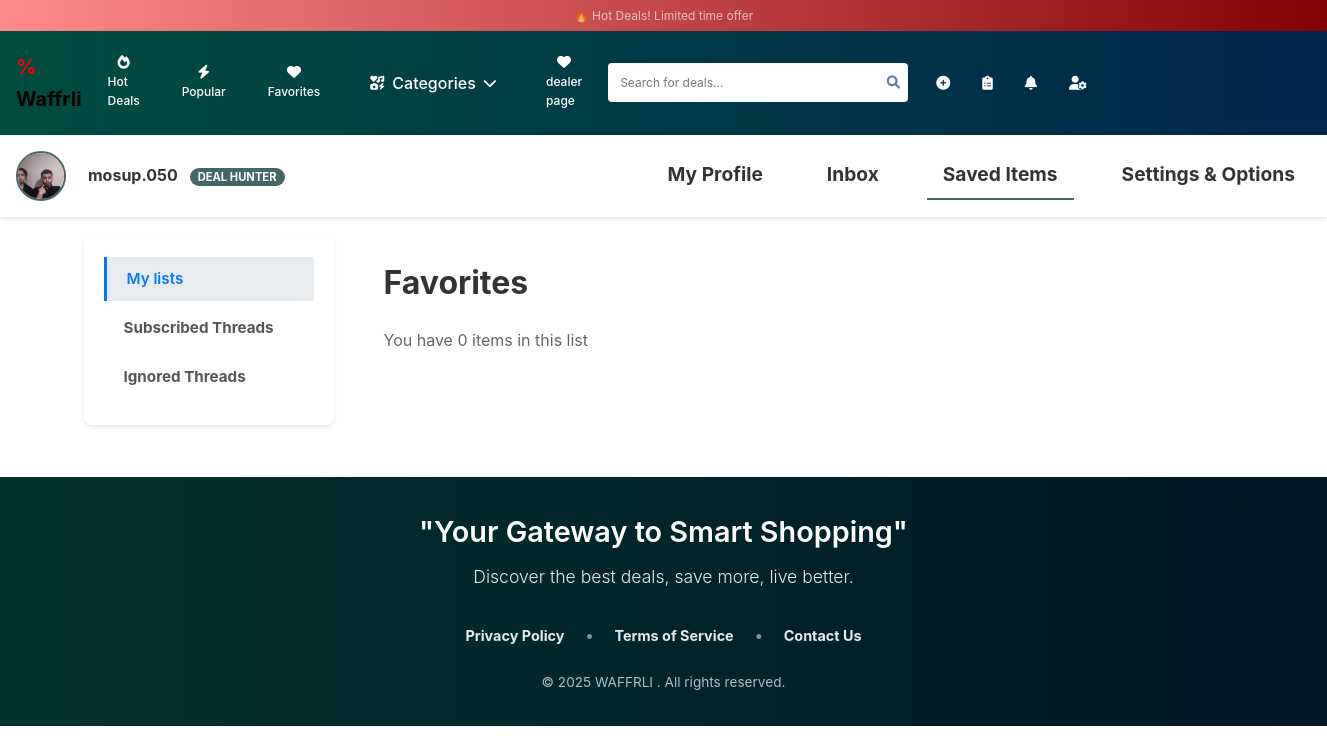
The app's page /saved-items/ (signed in), older data.
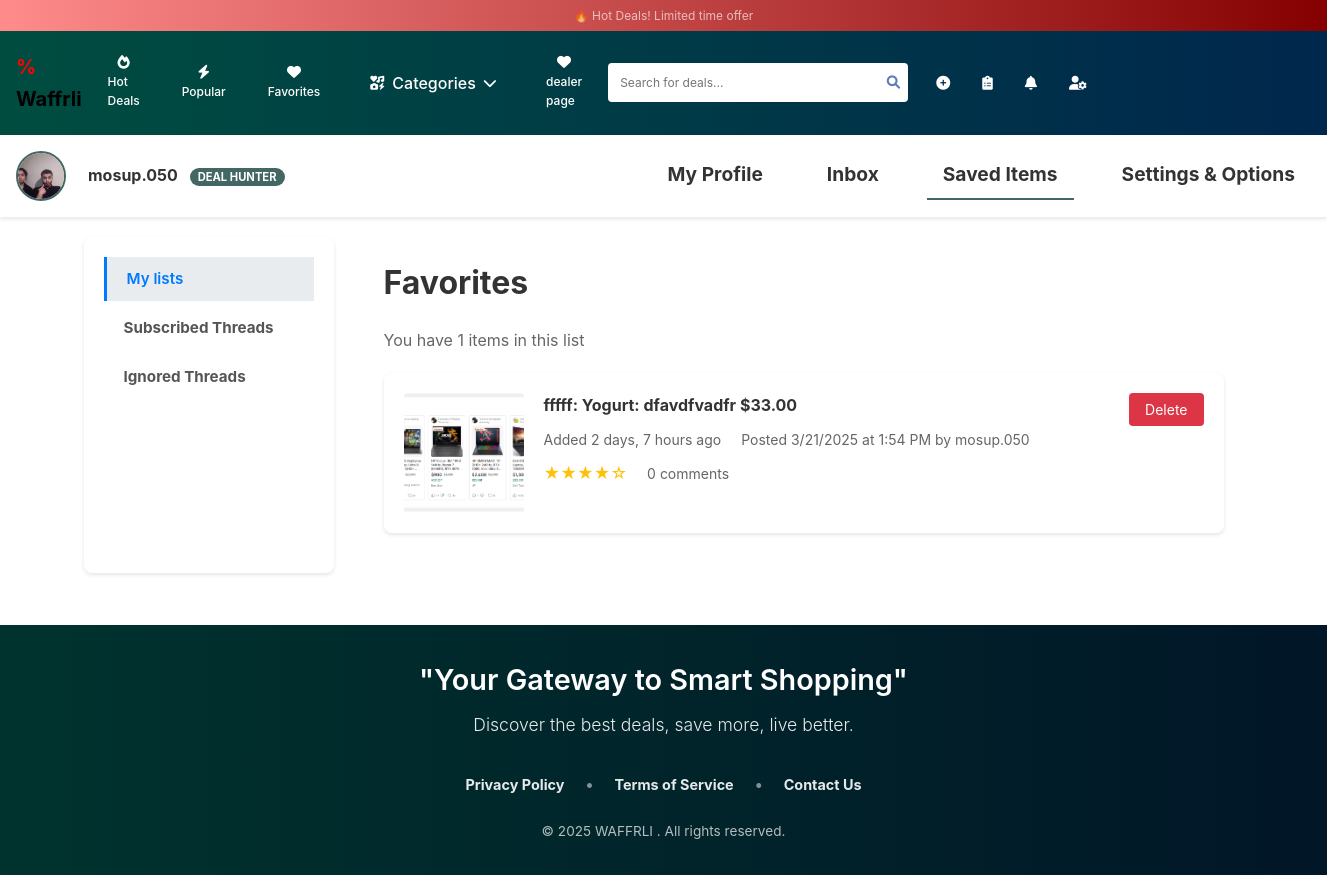
The same page, newer data.
### waffrli/models.py (models this page shows, shortened)
class Product(models.Model):
    user = models.ForeignKey(User, on_delete=models.CASCADE, null=True, blank=True)
    Name = models.CharField(max_length=255)
    Dealurl = models.URLField(unique=True)
    sale_price = models.DecimalField(max_digits=10, decimal_places=2, null=True, blank=True)
    Price = models.DecimalField(max_digits=10, decimal_places=2)
    Description = models.TextField()
    store = models.CharField(max_length=55)
    brand = models.CharField(max_length=55)
    category = models.ForeignKey('Category', on_delete=models.CASCADE)
    city = models.CharField(max_length=255)
    image = models.ImageField(upload_to='uploads/product/', null=True, blank=True)
    customer_pic_id = models.ForeignKey('Customer', on_delete=models.SET_NULL, null=True, blank=True, default=None)
    likes = models.ManyToManyField(User, related_name="Product_like", blank=True)
    views = models.IntegerField(default=0)
    create_at = models.DateTimeField(default=timezone.now)

### waffrli/views.py (the view)
# urls.py: path('saved-items/', saved_items, name='saved_items'),
@login_required
def saved_items(request):
    try:
        customer = Customer.objects.get(user=request.user)
        saved_products = customer.saved_products.all().order_by('-id')
        context = {
            'saved_products': saved_products,
            'saved_count': saved_products.count(),
        }
        return render(request, 'saved_items.html', context)
    except Customer.DoesNotExist:
        context = {
            'saved_products': [],
            'saved_count': 0,
        }
        return render(request, 'saved_items.html', context)

### waffrli/context_processors.py (called while the page is built)
def category_list(request):
    return {'categories': Category.objects.all()}  # Makes categories available in all templates

### waffrli/templates/saved_items.html (shortened to what this page needs)
{% extends "base.html" %} {% load static %} {% block content %}
<link href="{% static 'css/settings.css' %}" rel="stylesheet" />
<link href="{% static 'css/savedList.css' %}" rel="stylesheet" />
<nav class="navbar">
  <div class="nav-profile">
    {% if user.customer and user.customer.image %}
    <img
      src="{{ user.customer.image.url }}"
      alt="Profile-Picture"
      class="profile-pic"
    />
    {% else %}
    <img
      src="{% static 'images/default-profile.png' %}"
      alt="Profile-Picture"
      class="profile-pic"
    />
    {% endif %}
      <div class="profile-info">
          <h2 class="username">{{ user.username }} <span class="badge">DEAL HUNTER</span></h2>
      </div>
  </div>
  <ul>
      <li><a href="{% url 'user_profile' user.id %}">My Profile</a></li>
      <li><a href="{% url 'inbox' %}">Inbox</a></li>
      <li class="active"><a href="{% url 'saved_items' %}">Saved Items</a></li>
      <li><a href="{% url 'settings' %}">Settings & Options</a></li>
  </ul>
</nav>
<div class="SettingContainer">
  <div class="SettingSidebar">
      <ul class="nav-menu">
          <li class="active"><a href="{% url 'saved_items' %}">My lists</a></li>
          <li><a href="#">Subscribed Threads</a></li>
          <li><a href="#">Ignored Threads</a></li>
      </ul>
  </div>
  <div class="savedListContainer" id="savedListContainer">
      <div class="favorites-header">
          <h1>Favorites</h1>
      </div>
      <div class="items-count">You have {{ saved_products|length }} items in this list</div>
      {% if saved_products %}
          {% for product in saved_products %}
          <div class="saved-item" data-product-id="{{ product.id }}">
              <img src="{{ product.image.url }}" alt="{{ product.Name }}" class="item-image">
              <div class="item-details">
                  <h3>{{ product.store }}: {{ product.Name }}: {{ product.Description }} ${{ product.sale_price }}</h3>
                  <div class="post-info">
                      <span class="post-date">Added {{ product.create_at|timesince }} ago</span>
                      <span class="post-author">Posted {{ product.create_at|date:"n/j/Y" }} at {{ product.create_at|date:"g:i A" }} by {{ product.user.username }}</span>
                  </div>
                  <div class="item-rating">
                      <span class="stars">★★★★☆</span>
                      <span class="comments-count">{{ comment_count|default:"0" }} comments</span>
                  </div>
              </div>
              <div class="item-actions">
                  <button class="delete-btn" data-product-id="{{ product.id }}">Delete</button>
              </div>
          </div>
          {% endfor %}
      {% endif %}
  </div>
</div>
{% endblock %}

Row changes from the older to the newer data that the page shows:
now on this page (row edited): Product: image (picture), store "fffff", Name "Yogurt", Description "dfavdfvadfr", sale_price "33.00", create_at "2 days, 7 hours", create_at "3/21/2025", create_at "1:54 PM", user.username "mosup.050", comment_count "0"
Text that changed along with them:
{{ saved_products|length }}: "0" → "1"
